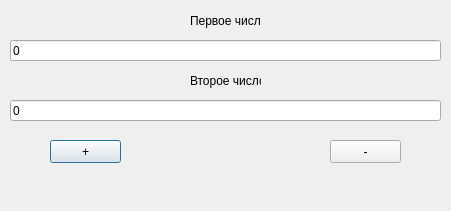
<?xml version="1.0" encoding="UTF-8"?>
<ui version="4.0">
 <class>Dialog</class>
 <widget class="QDialog" name="Dialog">
  <property name="geometry">
   <rect>
    <x>0</x>
    <y>0</y>
    <width>451</width>
    <height>211</height>
   </rect>
  </property>
  <property name="windowTitle">
   <string>Dialog</string>
  </property>
  <widget class="QPushButton" name="pushButton">
   <property name="geometry">
    <rect>
     <x>50</x>
     <y>140</y>
     <width>71</width>
     <height>23</height>
    </rect>
   </property>
   <property name="text">
    <string>+</string>
   </property>
  </widget>
  <widget class="QPushButton" name="pushButton_2">
   <property name="geometry">
    <rect>
     <x>330</x>
     <y>140</y>
     <width>71</width>
     <height>23</height>
    </rect>
   </property>
   <property name="text">
    <string>-</string>
   </property>
  </widget>
  <widget class="QLabel" name="label">
   <property name="geometry">
    <rect>
     <x>190</x>
     <y>10</y>
     <width>71</width>
     <height>21</height>
    </rect>
   </property>
   <property name="text">
    <string>Первое число</string>
   </property>
  </widget>
  <widget class="QLineEdit" name="lineEdit">
   <property name="geometry">
    <rect>
     <x>10</x>
     <y>40</y>
     <width>431</width>
     <height>21</height>
    </rect>
   </property>
   <property name="text">
    <string>0</string>
   </property>
  </widget>
  <widget class="QLineEdit" name="lineEdit_2">
   <property name="geometry">
    <rect>
     <x>10</x>
     <y>100</y>
     <width>431</width>
     <height>21</height>
    </rect>
   </property>
   <property name="text">
    <string>0</string>
   </property>
  </widget>
  <widget class="QLabel" name="label_2">
   <property name="geometry">
    <rect>
     <x>190</x>
     <y>70</y>
     <width>71</width>
     <height>21</height>
    </rect>
   </property>
   <property name="text">
    <string>Второе число</string>
   </property>
  </widget>
  <widget class="QLabel" name="label_3">
   <property name="geometry">
    <rect>
     <x>10</x>
     <y>180</y>
     <width>431</width>
     <height>20</height>
    </rect>
   </property>
   <property name="text">
    <string/>
   </property>
  </widget>
 </widget>
 <resources/>
 <connections/>
</ui>
